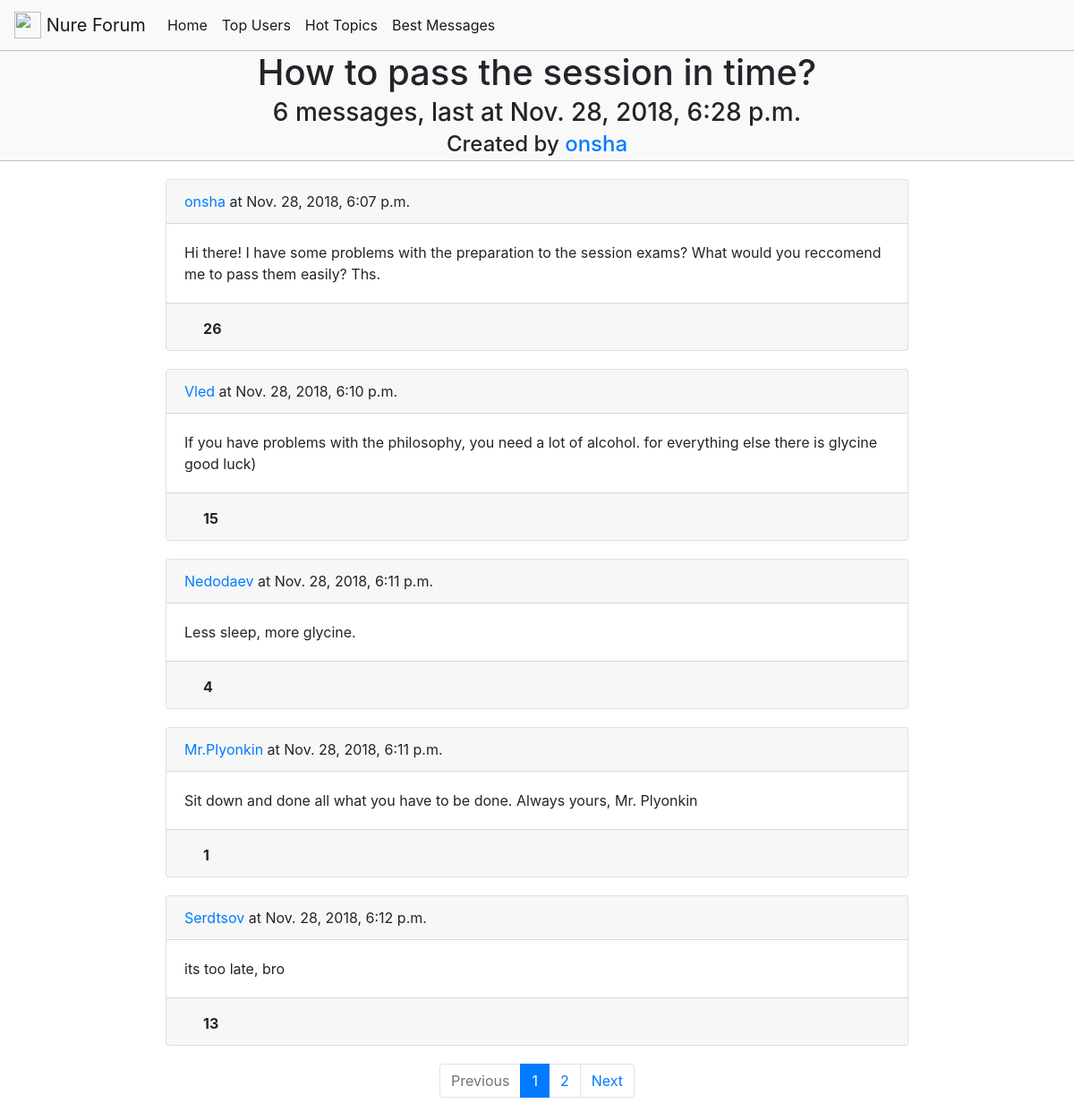
The page /topic/12/ on the database its author committed.
### forumengine/models.py (models this page shows, shortened)
class Topic(models.Model):
    topic_id = models.AutoField(primary_key=True, auto_created=True)
    title = models.CharField(max_length=80, blank=False, null=False, default='unnamed')
    date_of_pub = models.DateTimeField(auto_now_add=True)
    category = models.ForeignKey(Category, on_delete=models.CASCADE, blank=False)
    rating = models.IntegerField(blank=False, null=False, default=0)
    slug = models.SlugField(max_length=255, unique=True)
    author = models.ForeignKey(ForumUser, on_delete=models.CASCADE, blank=False, null=False)

class Message(models.Model):
    message_id = models.AutoField(primary_key=True)
    body = models.TextField(blank=False, null=False)
    date_of_pub = models.DateTimeField(auto_now_add=True)
    rating = models.IntegerField(blank=False, null=False, default=0)
    author = models.ForeignKey(ForumUser, on_delete=models.CASCADE, blank=False)
    topic = models.ForeignKey(Topic, on_delete=models.CASCADE, blank=False)
    voted_users = models.ManyToManyField(ForumUser, blank=True, default=None, related_name='voted_users')

### forumengine/views.py (the view, shortened to what this page needs)
# urls.py: path('topic/<str:slug>/', TopicDetail.as_view(), name='topic_detail_view'),
class TopicDetail(View):
    def get(self, request, slug):
        search_query = request.GET.get('search', '')
        page_number = request.GET.get('page', 1)
        obj = get_object_or_404(Topic, slug__iexact=slug)
        if search_query:
            messages = Message.objects.filter(Q(title__icontains=search_query) | Q(body__icontains=search_query))
        else:
            messages = Message.objects.filter(topic=obj)
        paginator = Paginator(messages, 5)
        page = paginator.get_page(page_number)
        prev_url = '?page={}'.format(page.previous_page_number()) if page.has_previous() else ''
        next_url = '?page={}'.format(page.next_page_number()) if page.has_next() else ''
        is_paginated = page.has_other_pages()
        if messages.count() != 0:
            last_message = messages.last().date_of_pub
            empty = False
        else:
            last_message = ''
            empty = True
        context = {
            'topic': obj,
            'messages_count': messages.count(),
            'empty': empty,
            'last_message': last_message,
            'page_object': page,
            'prev_url': prev_url,
            'next_url': next_url,
            'is_paginated': is_paginated,
            'user': None
        }
        return render(request, 'forumengine/topic_detail_template.html', context=context)

### forumengine/models.py (called while the page is built)
    def __str__(self):
        return self.username

    def get_absolute_url(self):
        return reverse('user_detail_url', kwargs={'id': self.id})

### forumengine/templates/forumengine/topic_detail_template.html (shortened to what this page needs)
{%extends 'base.html'%}
{% block content %}
<div class="container-fluid title-container">
    <h1 class="mb-1 text-center">
        {{ topic.title }}
    </h1>
    {% if not empty %}
    <h3 class="mb-1 text-center">{{messages_count}} messages, last at {{last_message}}</h3>
    {%else%}
    <h3 class="mb-1 text-center">There is no messages yet</h3>
    {%endif%}
    <h4 class="mb-1 text-center">Created by <a href="{{topic.author.get_absolute_url}}">{{topic.author}}</a></h4>
</div>
{% for message in page_object.object_list%}
<div class="container w-75">
    {% include 'forumengine/includes/message_card_template.html' %}
</div>
{% endfor %}
{% endblock%}

### forumengine/templates/forumengine/includes/message_card_template.html (shortened to what this page needs)
{% load users_list_extras%}
{%block content%}
<div class="card message-card">
    <div class="card-header">
        <div class="row">
            <div class="col-6">
                <a href="{{message.author.get_absolute_url}}">{{ message.author }}</a> at {{message.date_of_pub }}
            </div>
        </div>
    </div>
    <div class="card-body">
        <p class="card-text">{{message.body}}</p>
    </div>
    <div class="card-footer">
        <div class="row">
            <div class="col-sm-8 mt-1">
                {% if message.rating >= 0 %}
                <i class="fas fa-thumbs-up  fa-lg"></i> <strong>{{message.rating}}</strong>
                {%else%}
                <i class="fas fa-thumbs-up  fa-rotate-180 fa-lg"></i> <strong>{{message.rating}}</strong>
                {%endif%}
            </div>
            <div class="col-sm-4 text-right">
                <form action="{% url 'vote_message_url' %}" method="post">
                </form>
            </div>
        </div>
    </div>
</div>
{%endblock%}

### forumengine/static/forumengine/css/styles.css (style rules this page uses)
* { margin: 0; padding:0; }
.message-card { margin:20px; }
.title-container { border-top: 1px solid silver; border-bottom: 1px solid silver; background-color:#f9f9f9; }

### rows shown on the page
Topic: title "How to pass the session in time?", author "onsha"
Message: date_of_pub "Nov. 28, 2018, 6:28 p.m."
Message: author "onsha", date_of_pub "Nov. 28, 2018, 6:07 p.m.", body "Hi there! I have some problems with the preparation to the session exams? What would you reccomend me to pass them easily? Ths.", rating "26"
Message: author "Vled", date_of_pub "Nov. 28, 2018, 6:10 p.m.", body "If you have problems with the philosophy, you need a lot of alcohol. for everything else there is glycine good luck)", rating "15"
Message: author "Nedodaev", date_of_pub "Nov. 28, 2018, 6:11 p.m.", body "Less sleep, more glycine.", rating "4"
Message: author "Mr.Plyonkin", date_of_pub "Nov. 28, 2018, 6:11 p.m.", body "Sit down and done all what you have to be done. Always yours, Mr. Plyonkin", rating "1"
Message: author "Serdtsov", date_of_pub "Nov. 28, 2018, 6:12 p.m.", body "its too late, bro", rating "13"

### other values the page prints
{{ messages_count }} "6"
{{ n }} "1"
{{ n }} "2"
